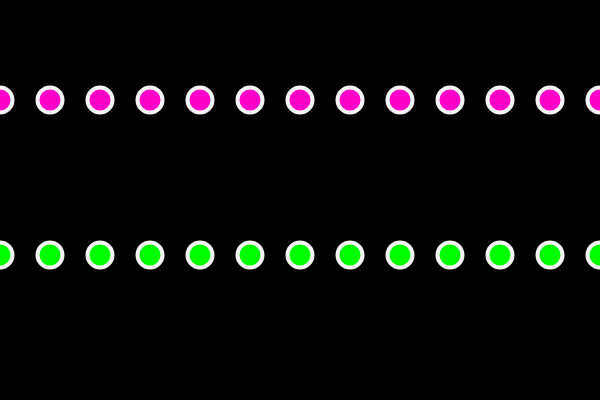
Frame 1 (no input)
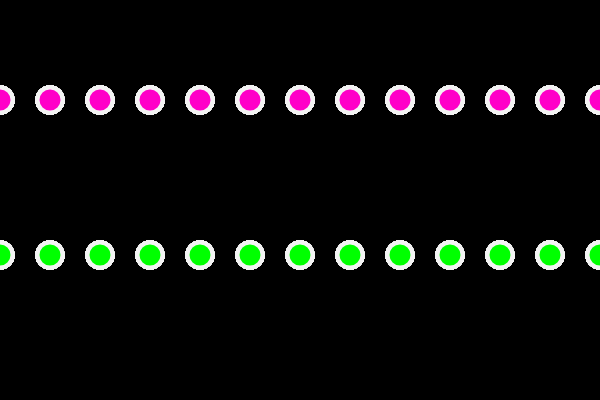
Frame 60 (no input)
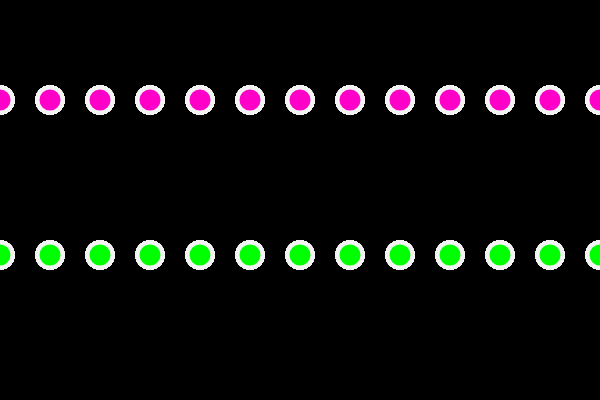
Frame 120 (the mouse pressed at the canvas centre since frame 60)

The p5.js sketch that drew these frames (run headless with seeded random() and noise() and a simulated clock; from frame 60 on, the mouse is pressed at the canvas centre):

// p5.js sketch
// ── sketch.js
function setup() {
createCanvas(600,400);
background(0);
}

function draw() {
strokeWeight(4);
stroke(244);

var x = 0
while(x<650){
    fill(0, 255, 0);
   ellipse(x, 255, 25, 25);
x = x + 50; 
}
for(var x = 0; x < 650; x = x + 50){
    fill(255, 0, 200);
    ellipse(x, 100, 25, 25);
}

}
